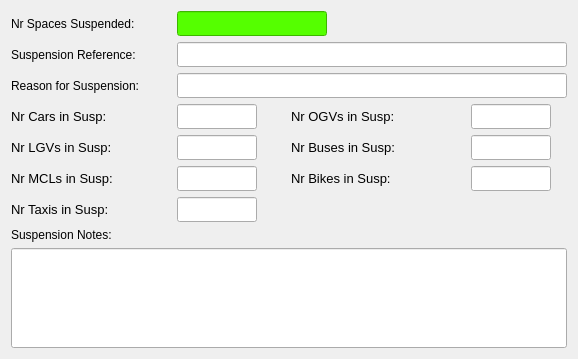
      <widget class="QWidget" name="Suspension_Details">
       <attribute name="title">
        <string>Suspension Details</string>
       </attribute>
       <layout class="QGridLayout" name="gridLayout_2">
        <item row="0" column="0">
         <widget class="QLabel" name="NrBaysSuspended">
          <property name="mouseTracking">
           <bool>true</bool>
          </property>
          <property name="acceptDrops">
           <bool>true</bool>
          </property>
          <property name="text">
           <string>Nr Spaces Suspended:</string>
          </property>
          <property name="wordWrap">
           <bool>true</bool>
          </property>
         </widget>
        </item>
        <item row="0" column="1" colspan="2">
         <widget class="QLineEdit" name="sbays">
          <property name="minimumSize">
           <size>
            <width>150</width>
            <height>25</height>
           </size>
          </property>
          <property name="maximumSize">
           <size>
            <width>150</width>
            <height>25</height>
           </size>
          </property>
          <property name="styleSheet">
           <string notr="true">background-color: rgb(85, 255, 0);</string>
          </property>
         </widget>
        </item>
        <item row="1" column="0">
         <widget class="QLabel" name="NrBaysSuspended_2">
          <property name="mouseTracking">
           <bool>true</bool>
          </property>
          <property name="acceptDrops">
           <bool>true</bool>
          </property>
          <property name="text">
           <string>Suspension Reference:</string>
          </property>
          <property name="wordWrap">
           <bool>true</bool>
          </property>
         </widget>
        </item>
        <item row="1" column="1" colspan="3">
         <widget class="QLineEdit" name="sref">
          <property name="minimumSize">
           <size>
            <width>390</width>
            <height>25</height>
           </size>
          </property>
          <property name="maximumSize">
           <size>
            <width>390</width>
            <height>25</height>
           </size>
          </property>
         </widget>
        </item>
        <item row="2" column="0">
         <widget class="QLabel" name="Susp_Reason_Label">
          <property name="mouseTracking">
           <bool>true</bool>
          </property>
          <property name="acceptDrops">
           <bool>true</bool>
          </property>
          <property name="text">
           <string>Reason for Suspension:</string>
          </property>
          <property name="wordWrap">
           <bool>true</bool>
          </property>
         </widget>
        </item>
        <item row="2" column="1" colspan="3">
         <widget class="QLineEdit" name="sreason">
          <property name="minimumSize">
           <size>
            <width>390</width>
            <height>25</height>
           </size>
          </property>
          <property name="maximumSize">
           <size>
            <width>390</width>
            <height>25</height>
           </size>
          </property>
          <property name="font">
           <font>
            <pointsize>10</pointsize>
           </font>
          </property>
          <property name="focusPolicy">
           <enum>Qt::ClickFocus</enum>
          </property>
         </widget>
        </item>
        <item row="3" column="0">
         <widget class="QLabel" name="NrCarsInSu_Label">
          <property name="sizePolicy">
           <sizepolicy hsizetype="Preferred" vsizetype="Preferred">
            <horstretch>0</horstretch>
            <verstretch>0</verstretch>
           </sizepolicy>
          </property>
          <property name="minimumSize">
           <size>
            <width>160</width>
            <height>25</height>
           </size>
          </property>
          <property name="font">
           <font>
            <pointsize>10</pointsize>
           </font>
          </property>
          <property name="focusPolicy">
           <enum>Qt::NoFocus</enum>
          </property>
          <property name="text">
           <string>Nr Cars in Susp:</string>
          </property>
         </widget>
        </item>
        <item row="3" column="1">
         <widget class="QLineEdit" name="scars">
          <property name="sizePolicy">
           <sizepolicy hsizetype="Minimum" vsizetype="Minimum">
            <horstretch>0</horstretch>
            <verstretch>0</verstretch>
           </sizepolicy>
          </property>
          <property name="minimumSize">
           <size>
            <width>80</width>
            <height>25</height>
           </size>
          </property>
          <property name="maximumSize">
           <size>
            <width>80</width>
            <height>25</height>
           </size>
          </property>
          <property name="font">
           <font>
            <pointsize>12</pointsize>
           </font>
          </property>
         </widget>
        </item>
        <item row="3" column="2">
         <widget class="QLabel" name="NrOGVsInSu_Label">
          <property name="minimumSize">
           <size>
            <width>120</width>
            <height>25</height>
           </size>
          </property>
          <property name="maximumSize">
           <size>
            <width>160</width>
            <height>25</height>
           </size>
          </property>
          <property name="font">
           <font>
            <pointsize>10</pointsize>
           </font>
          </property>
          <property name="text">
           <string>Nr OGVs in Susp:</string>
          </property>
         </widget>
        </item>
        <item row="3" column="3">
         <widget class="QLineEdit" name="sogvs">
          <property name="sizePolicy">
           <sizepolicy hsizetype="Minimum" vsizetype="Minimum">
            <horstretch>0</horstretch>
            <verstretch>0</verstretch>
           </sizepolicy>
          </property>
          <property name="minimumSize">
           <size>
            <width>80</width>
            <height>25</height>
           </size>
          </property>
          <property name="maximumSize">
           <size>
            <width>80</width>
            <height>25</height>
           </size>
          </property>
          <property name="font">
           <font>
            <pointsize>12</pointsize>
           </font>
          </property>
         </widget>
        </item>
        <item row="4" column="0">
         <widget class="QLabel" name="NrLGVsInSu_Label">
          <property name="minimumSize">
           <size>
            <width>160</width>
            <height>25</height>
           </size>
          </property>
          <property name="font">
           <font>
            <pointsize>10</pointsize>
           </font>
          </property>
          <property name="text">
           <string>Nr LGVs in Susp:</string>
          </property>
         </widget>
        </item>
        <item row="4" column="1">
         <widget class="QLineEdit" name="slgvs">
          <property name="sizePolicy">
           <sizepolicy hsizetype="Minimum" vsizetype="Minimum">
            <horstretch>0</horstretch>
            <verstretch>0</verstretch>
           </sizepolicy>
          </property>
          <property name="minimumSize">
           <size>
            <width>80</width>
            <height>25</height>
           </size>
          </property>
          <property name="maximumSize">
           <size>
            <width>80</width>
            <height>25</height>
           </size>
          </property>
          <property name="font">
           <font>
            <pointsize>12</pointsize>
           </font>
          </property>
         </widget>
        </item>
        <item row="4" column="2">
         <widget class="QLabel" name="NrBusesInS_Label">
          <property name="minimumSize">
           <size>
            <width>160</width>
            <height>25</height>
           </size>
          </property>
          <property name="font">
           <font>
            <pointsize>10</pointsize>
           </font>
          </property>
          <property name="text">
           <string>Nr Buses in Susp:</string>
          </property>
         </widget>
        </item>
        <item row="4" column="3">
         <widget class="QLineEdit" name="sbuses">
          <property name="sizePolicy">
           <sizepolicy hsizetype="Minimum" vsizetype="Minimum">
            <horstretch>0</horstretch>
            <verstretch>0</verstretch>
           </sizepolicy>
          </property>
          <property name="minimumSize">
           <size>
            <width>80</width>
            <height>25</height>
           </size>
          </property>
          <property name="maximumSize">
           <size>
            <width>80</width>
            <height>25</height>
           </size>
          </property>
          <property name="font">
           <font>
            <pointsize>12</pointsize>
           </font>
          </property>
         </widget>
        </item>
        <item row="5" column="0">
         <widget class="QLabel" name="NrMCLsInSu_Label">
          <property name="minimumSize">
           <size>
            <width>160</width>
            <height>25</height>
           </size>
          </property>
          <property name="font">
           <font>
            <pointsize>10</pointsize>
           </font>
          </property>
          <property name="text">
           <string>Nr MCLs in Susp:</string>
          </property>
         </widget>
        </item>
        <item row="5" column="1">
         <widget class="QLineEdit" name="smcls">
          <property name="sizePolicy">
           <sizepolicy hsizetype="Minimum" vsizetype="Minimum">
            <horstretch>0</horstretch>
            <verstretch>0</verstretch>
           </sizepolicy>
          </property>
          <property name="minimumSize">
           <size>
            <width>80</width>
            <height>25</height>
           </size>
          </property>
          <property name="maximumSize">
           <size>
            <width>80</width>
            <height>25</height>
           </size>
          </property>
          <property name="font">
           <font>
            <pointsize>12</pointsize>
           </font>
          </property>
         </widget>
        </item>
        <item row="5" column="2">
         <widget class="QLabel" name="NrBikesInS_Label">
          <property name="minimumSize">
           <size>
            <width>160</width>
            <height>25</height>
           </size>
          </property>
          <property name="font">
           <font>
            <pointsize>10</pointsize>
           </font>
          </property>
          <property name="text">
           <string>Nr Bikes in Susp:</string>
          </property>
         </widget>
        </item>
        <item row="5" column="3">
         <widget class="QLineEdit" name="sbikes">
          <property name="sizePolicy">
           <sizepolicy hsizetype="Minimum" vsizetype="Minimum">
            <horstretch>0</horstretch>
            <verstretch>0</verstretch>
           </sizepolicy>
          </property>
          <property name="minimumSize">
           <size>
            <width>80</width>
            <height>25</height>
           </size>
          </property>
          <property name="maximumSize">
           <size>
            <width>80</width>
            <height>25</height>
           </size>
          </property>
          <property name="font">
           <font>
            <pointsize>12</pointsize>
           </font>
          </property>
         </widget>
        </item>
        <item row="6" column="0">
         <widget class="QLabel" name="NrTaxisInS_Label">
          <property name="minimumSize">
           <size>
            <width>160</width>
            <height>25</height>
           </size>
          </property>
          <property name="font">
           <font>
            <pointsize>10</pointsize>
           </font>
          </property>
          <property name="text">
           <string>Nr Taxis in Susp:</string>
          </property>
         </widget>
        </item>
        <item row="6" column="1">
         <widget class="QLineEdit" name="staxis">
          <property name="sizePolicy">
           <sizepolicy hsizetype="Minimum" vsizetype="Minimum">
            <horstretch>0</horstretch>
            <verstretch>0</verstretch>
           </sizepolicy>
          </property>
          <property name="minimumSize">
           <size>
            <width>80</width>
            <height>25</height>
           </size>
          </property>
          <property name="maximumSize">
           <size>
            <width>80</width>
            <height>25</height>
           </size>
          </property>
          <property name="font">
           <font>
            <pointsize>12</pointsize>
           </font>
          </property>
         </widget>
        </item>
        <item row="7" column="0">
         <widget class="QLabel" name="Susp_Reason_Label_2">
          <property name="mouseTracking">
           <bool>true</bool>
          </property>
          <property name="acceptDrops">
           <bool>true</bool>
          </property>
          <property name="text">
           <string>Suspension Notes:</string>
          </property>
          <property name="wordWrap">
           <bool>true</bool>
          </property>
         </widget>
        </item>
        <item row="8" column="0" colspan="4">
         <widget class="QLineEdit" name="snotes">
          <property name="minimumSize">
           <size>
            <width>0</width>
            <height>100</height>
           </size>
          </property>
          <property name="font">
           <font>
            <pointsize>10</pointsize>
           </font>
          </property>
          <property name="focusPolicy">
           <enum>Qt::ClickFocus</enum>
          </property>
          <property name="alignment">
           <set>Qt::AlignLeading|Qt::AlignLeft|Qt::AlignTop</set>
          </property>
         </widget>
        </item>
       </layout>
      </widget>
